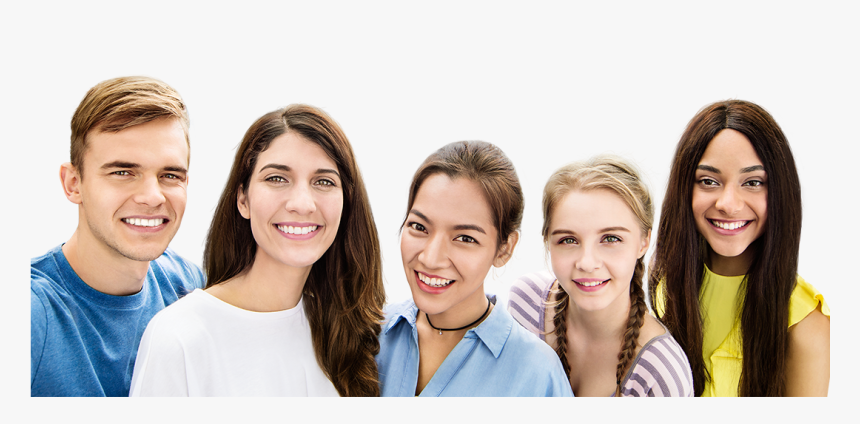
#> input picture groupFacePic1.jpg, 860 x 424 px
$ python eyeDetection.py
#> lines starting #> are read from the running program, lines starting #| are printed output that depends on the picture; after the words box and inside, x2 and y2 are one past the last pixel; in counts of white or black regions, pixels touching at a corner belong together
import cv2 as cv
import numpy as np

faceCascade = cv.CascadeClassifier("data/haarcascades_cuda/haarcascade_frontalface_default.xml")
eyeCascade = cv.CascadeClassifier("data/haarcascades_cuda/haarcascade_eye.xml")
faceImage = cv.imread("groupFacePic1.jpg")
#> faceImage is the input picture: shape (424, 860, 3); mean B, G, R 183.6, 190, 199.8
grayscale = cv.cvtColor(faceImage, cv.COLOR_BGR2GRAY)
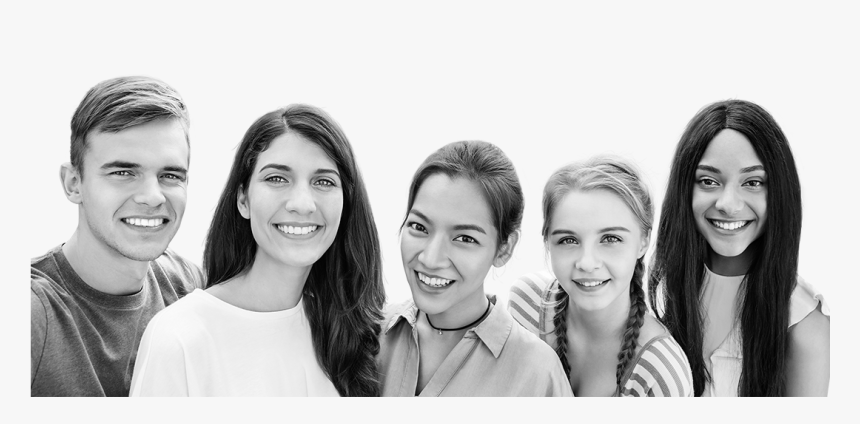
#> grayscale: shape (424, 860); min 0, max 254, mean 192.2
faces = faceCascade.detectMultiScale(grayscale, 1.1, 5)
#> faces = [[531, 193, 120, 120], [83, 124, 130, 130], [675, 142, 107, 107], [236, 133, 122, 122], [380, 186, 122, 122]]
#detects
for (x,y,w,h) in faces:
    cv.rectangle(faceImage, (x,y), (x+w, y+h), (0,225,0), 3)
    eye_gray = grayscale[y: y + h, x: x + w]
    eye_image = faceImage[y: y + h, x: x + w]
    eyes = eyeCascade.detectMultiScale(eye_gray)
    print(eyes)
    for (x1, y1, w1, h1) in eyes:
        cv.rectangle(eye_image, (x1, y1), (x1 + w1, y1 + h1), (0,225, 0), 1)
#> this loop made 5 passes
#> (x, y, w, h, eyes) on passes 1 to 5: (531, 193, 120, 120, [[63, 31, 31, 31], [22, 34, 28, 28]]), (83, 124, 130, 130, [[73, 41, 25, 25], [14, 23, 49, 49]]), (675, 142, 107, 107, [[19, 25, 30, 30], [64, 28, 25, 25]]), (236, 133, 122, 122, [[26, 31, 30, 30], [72, 36, 27, 27]]), (380, 186, 122, 122, [[22, 27, 30, 30], [68, 37, 32, 32]])
#| [[63 31 31 31]
#|  [22 34 28 28]]
#| [[73 41 25 25]
#|  [14 23 49 49]]
#| [[19 25 30 30]
#|  [64 28 25 25]]
#| [[26 31 30 30]
#|  [72 36 27 27]]
#| [[22 27 30 30]
#|  [68 37 32 32]]
#> pass 1, `eye_gray = grayscale[y: y + h, x: x + w]`:
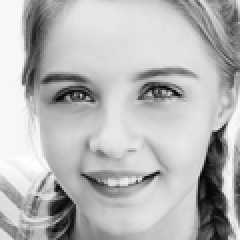
#> eye_gray: shape (120, 120) (shown 2 times larger); min 2, max 254, mean 183
#> pass 1, `eye_image = faceImage[y: y + h, x: x + w]`:
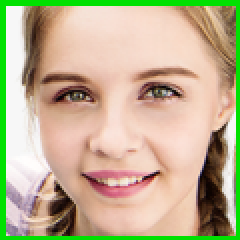
#> eye_image: shape (120, 120, 3) (shown 2 times larger); mean B, G, R 145.5, 179, 190.7
#> pass 2, `eye_image = faceImage[y: y + h, x: x + w]`:
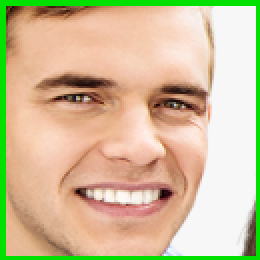
#> eye_image: shape (130, 130, 3) (shown 2 times larger); mean B, G, R 154.5, 191.4, 208
#> after the loop:
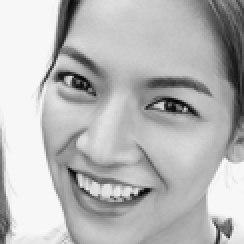
#> eye_gray: shape (122, 122) (shown 2 times larger); min 4, max 249, mean 184
#> after the loop:
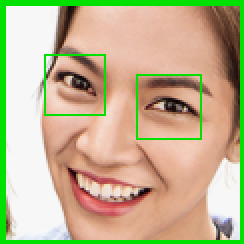
#> eye_image: shape (122, 122, 3) (shown 2 times larger); mean B, G, R 143, 180.2, 191.4
#> after the loop:
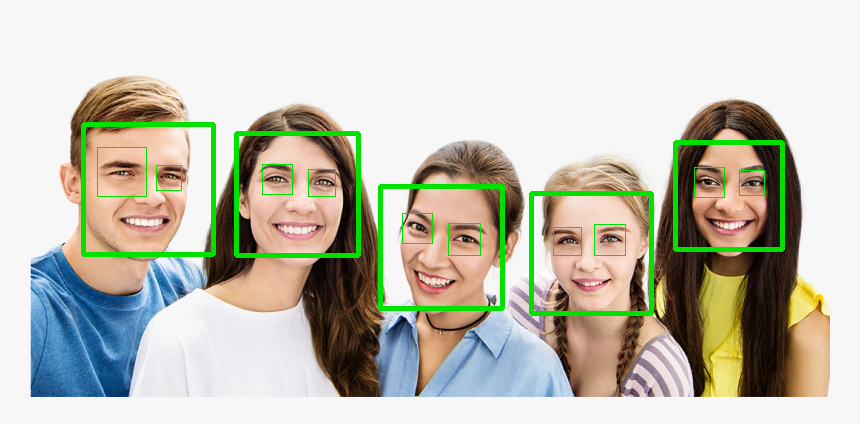
#> faceImage: shape (424, 860, 3); 3.62% of pixels changed, all inside (x1, y1, x2, y2) = (81, 122, 785, 316)

cv.imshow("My Picture", faceImage)
cv.waitKey(0)
cv.destroyAllWindows()

$ run again, with bigcrowd.jpg copied over groupFacePic1.jpg
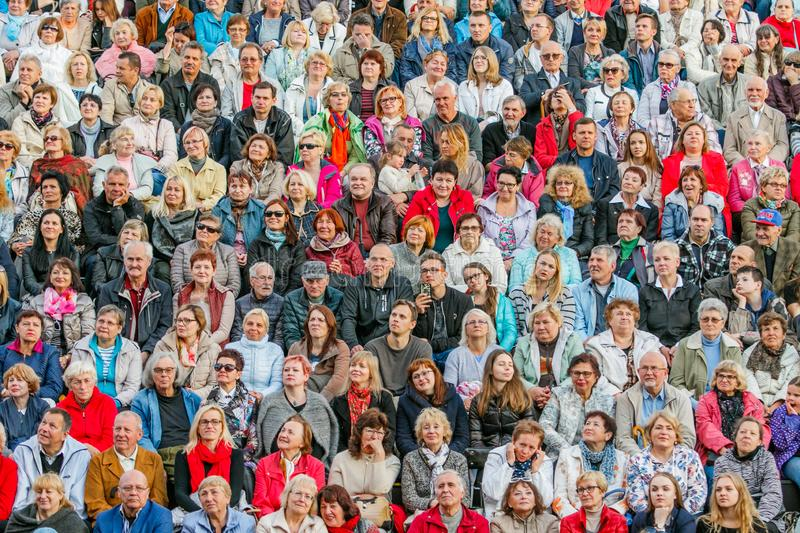
#> input picture bigcrowd.jpg, 800 x 533 px
#> faceImage is the input picture: shape (533, 800, 3); mean B, G, R 116.3, 120.8, 141
#> `grayscale = cv.cvtColor(faceImage, cv.COLOR_BGR2GRAY)`:
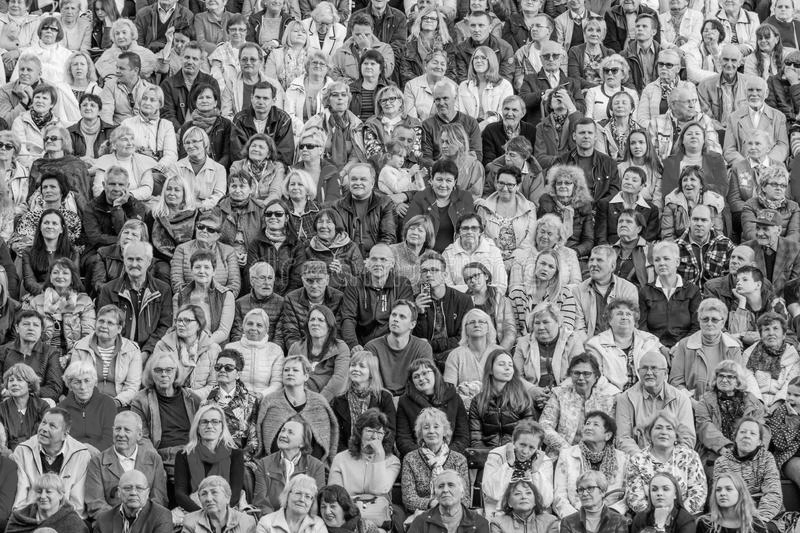
#> grayscale: shape (533, 800); min 0, max 255, mean 126.3
#> faces = 49 rows, first 6: [464, 15, 26, 26], [178, 48, 25, 25], [67, 54, 25, 25], [651, 54, 29, 29], [327, 84, 27, 27], [192, 88, 26, 26]
#> the loop `for (x,y,w,h) in faces:` made 49 passes
#> (printed output is left out)
#> after the loop `for (x,y,w,h) in faces:`:
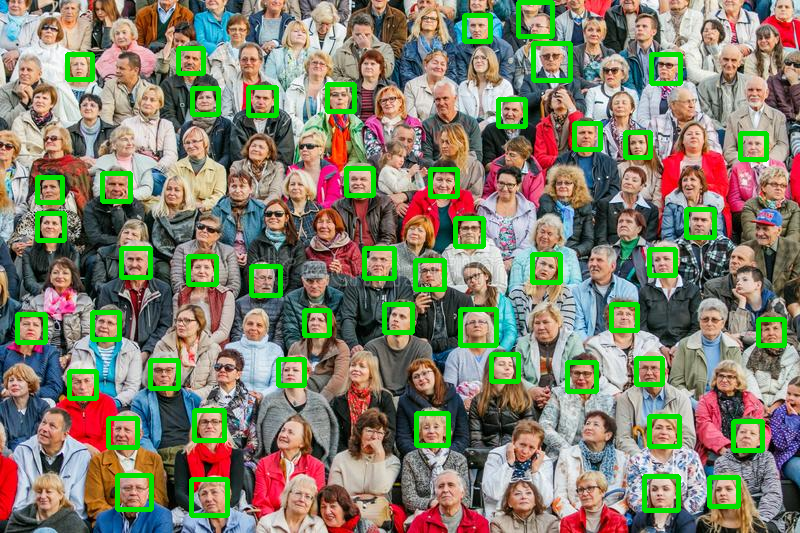
#> faceImage: shape (533, 800, 3); 6.39% of pixels changed, all inside (x1, y1, x2, y2) = (15, 0, 787, 518)

$ run again, with groupFacePic.jpg copied over groupFacePic1.jpg
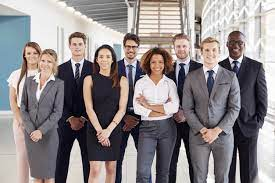
#> input picture groupFacePic.jpg, 275 x 183 px
#> faceImage is the input picture: shape (183, 275, 3); mean B, G, R 137, 135.7, 142.6
#> `grayscale = cv.cvtColor(faceImage, cv.COLOR_BGR2GRAY)`:
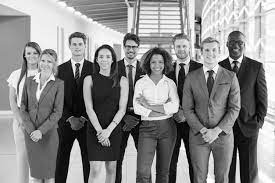
#> grayscale: shape (183, 275); min 0, max 255, mean 137.9
#> faces = [[65, 34, 27, 27]]
#> the loop `for (x,y,w,h) in faces:` made 1 pass
#> (printed output is left out)
#> after the loop `for (x,y,w,h) in faces:`:
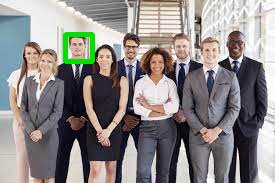
#> faceImage: shape (183, 275, 3); 1.05% of pixels changed, all inside (x1, y1, x2, y2) = (63, 32, 95, 64)
